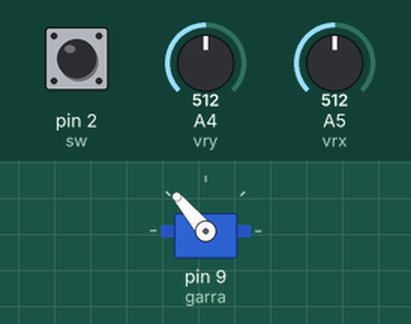
Bench run of a program on a simulated Arduino Uno, built with avr-gcc and run on an emulated ATmega328P. Parts: servo. The inputs (shaded band) are chosen by the test bench; at power-on: A4 (vry) = 512, pin 2 (sw) HIGH, A5 (vrx) = 512.

Above: at 1.2 s.
1.3 s: A4 (vry) set to 716
At 1.9 s:
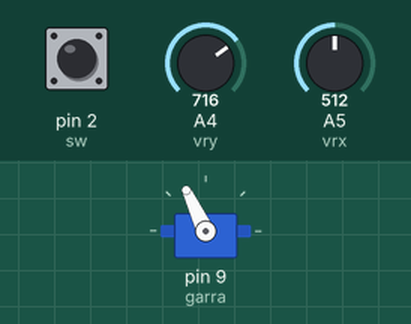
2.8 s: A4 (vry) set to 1023
At 3.7 s:
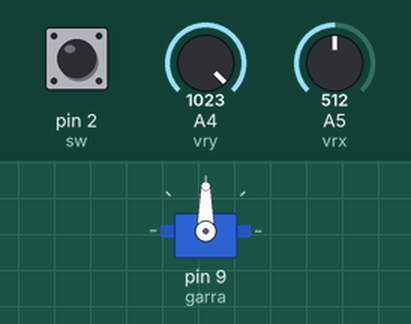
4.3 s: pin 2 (sw) pulled LOW for 3.2 s
At 4.8 s:
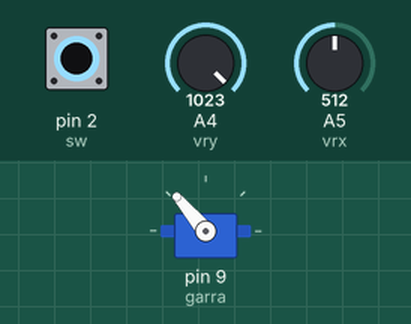
Timing chart, 0 to 9.0 s (numbered marks = the images above; inputs shaded):
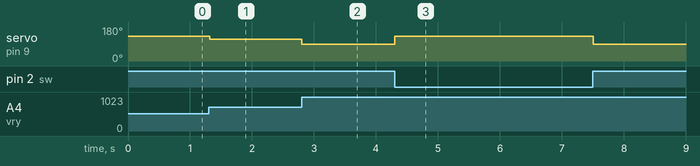

The program:

main.cpp
```cpp
#include <Arduino.h>
#include <Servo.h>

// Definição dos pinos
const int vrx = A5;
const int vry = A4;
const int sw = 2;
const int garra = 9;

// Define os limites de abertura e fechamento da garra
const int angle_close = 170;
const int angle_open = 90;

// Variaveis para armazenar as leituras
int leitura_vrx, leitura_vry, leitura_sw;

// Variável de referência
int pos_atual = 520;

// Variáveis de sentido
boolean open = 0, close = 0;

// Cria o objeto servo_motor
Servo servo_motor;

void setup() {
  pinMode(vrx, INPUT);
  pinMode(vry, INPUT);
  pinMode(sw, INPUT_PULLUP);
  servo_motor.attach(garra);
}

void loop() {

  // Efetua as leituras dos pinos do joystick
  leitura_vrx = analogRead(vrx);
  leitura_vry = analogRead(vry);
  leitura_sw = digitalRead(sw);

  // Converte os valores do vrx para o intervalo de ângulos corretos
  leitura_vrx = map(leitura_vrx, 0, 1023, angle_close, angle_open);

  // Aciona o servo motor movimentando a garra para o ângulo definido no vrx
  servo_motor.write(leitura_vrx);
  delay(10);

  if (leitura_vry >= 550)
  {
    // Seta a flag caso o movimento do joystick indicar uma tendencia de abertura
    open = 1;
  }
  else if (leitura_vry < 490)
  {
    // Seta a flag caso o movimento do joystick indicar uma tendencia de fechamento
    close = 1;
  }

  while (open == 1)
  {
    leitura_vry = analogRead(vry);
    leitura_sw = digitalRead(sw);

    // Verifica a posição do botão
    if (leitura_sw == HIGH)
    {
      // Verifica a posição da garra
      if (leitura_vry > pos_atual)
      {
        pos_atual = leitura_vry;
        leitura_vry = map(leitura_vry, 0, 1023, angle_close, angle_open);
        servo_motor.write(leitura_vry);
      }
    }
    else
    {
      open = 0;
      pos_atual = 520;
    }
  }

  while (close == 1)
  {
    leitura_vry = analogRead(vry);
    leitura_sw = digitalRead(sw);

    // Verifica a posição do botão
    if (leitura_sw == HIGH)
    {
      // Verifica a posição da garra
      if (leitura_vry > pos_atual)
      {
        pos_atual = leitura_vry;
        leitura_vry = map(leitura_vry, 0, 1023, angle_close, angle_open);
        servo_motor.write(leitura_vry);
      }
    }
    else
    {
      close = 0;
      pos_atual = 520;
    }
  }
}
```

Measured:
- after the input at 1.3 s, servo on pin 9 (garra): 130° → 115° at once
- after the input at 2.8 s, servo on pin 9 (garra): 115° → 90° at once
- after the input at 4.3 s, servo on pin 9 (garra): 90° → 130° at once, → 90° 3.2 s later
